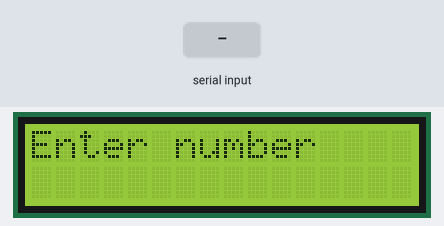
A sketch run on a simulated Arduino Uno, built with avr-gcc and run on an emulated ATmega328P. Parts: 16×2 character LCD. Inputs (shaded band) come from the test bench. What the sketch prints to the serial monitor is not drawn.

Above: at 1.2 s.
1.3 s: "90/45\n" received over Serial
At 1.9 s:
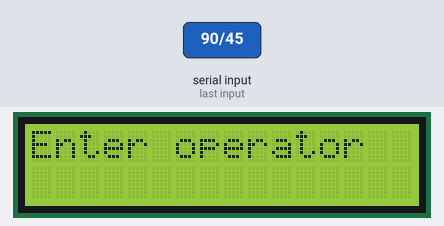
At 2.7 s:
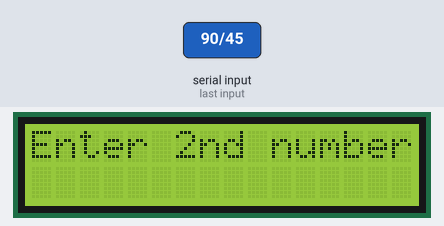
3.8 s: "30/150\n" received over Serial
At 5.0 s:
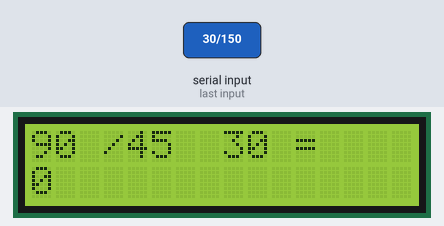
Timing chart, 0 to 6.8 s (numbered marks = the images above; inputs shaded):
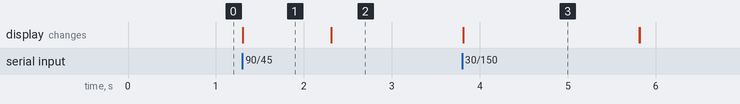

The sketch:

49_calculator.ino
```cpp
// Load library for lcd
#include <LiquidCrystal.h>
int rs=7;
int en=8;
int d4=9;
int d5=10;
int d6=11;
int d7=12;


int number1;
int number2;
int answer;
String op;
// instantiate lcd object
LiquidCrystal lcd(rs, en, d4, d5, d6, d7);

void setup() {
  // put your setup code here, to run once:
lcd.begin(16,2); // size
  Serial.begin(9600);
}

void loop() {
  // put your main code here, to run repeatedly:
getInput();
calculate();
showAnswer();
delay(2000);
lcd.clear();
}

void getInput(){
  lcd.setCursor(0,0);
lcd.print("Enter number");
while (Serial.available() == 0) {
  }
  number1 = Serial.parseInt();
  lcd.clear();
lcd.print("Enter operator");
while (Serial.available() == 0) {
  }
  op = Serial.readString();
  lcd.clear();
  lcd.print("Enter 2nd number");

while (Serial.available() == 0) {
  }
  number2 = Serial.parseInt();
  lcd.clear();
}

void calculate(){
  if(op=="+"){
    Serial.println("plus");
    answer = number1+number2;
  }
  else if (op=="-"){
    answer = number1-number2;
  }
  else if (op=="/"){
    answer = number1/number2;
  }
  else if (op=="*"){
    answer = number1*number2;
  }
}
void showAnswer(){
  lcd.clear();
  lcd.setCursor(0,0);
  lcd.print(number1);
  lcd.print(" ");
  lcd.print(op);
  lcd.print(" ");
  lcd.print(number2);
  lcd.print(" =");
  lcd.setCursor(0,1);
  lcd.print(answer);
  Serial.println(answer);

}
```

Measured:
- after the input at 1.3 s, the display: changes at once (image 1)
- after the input at 3.8 s, the display: changes at once (image 3)
- what the display in image 1 shows lasts 1.0 s, from 1.3 s to 2.3 s
- what the display in image 3 shows lasts 2.0 s, from 3.8 s to 5.8 s
